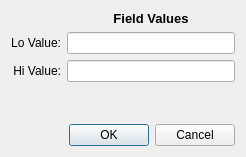
<?xml version="1.0" encoding="UTF-8"?>
<ui version="4.0">
 <class>fieldDialog</class>
 <widget class="QDialog" name="fieldDialog">
  <property name="windowModality">
   <enum>Qt::WindowModal</enum>
  </property>
  <property name="geometry">
   <rect>
    <x>0</x>
    <y>0</y>
    <width>246</width>
    <height>157</height>
   </rect>
  </property>
  <property name="focusPolicy">
   <enum>Qt::TabFocus</enum>
  </property>
  <property name="windowTitle">
   <string>Field Options</string>
  </property>
  <layout class="QVBoxLayout" name="verticalLayout_2">
   <item>
    <layout class="QHBoxLayout" name="horizontalLayout">
     <item>
      <layout class="QVBoxLayout" name="verticalLayout">
       <item>
        <layout class="QGridLayout">
         <item row="1" column="0">
          <widget class="QLabel" name="min_label">
           <property name="text">
            <string>Lo Value:</string>
           </property>
           <property name="alignment">
            <set>Qt::AlignRight|Qt::AlignTrailing|Qt::AlignVCenter</set>
           </property>
          </widget>
         </item>
         <item row="2" column="0">
          <widget class="QLabel" name="max_label">
           <property name="text">
            <string>Hi Value:</string>
           </property>
           <property name="alignment">
            <set>Qt::AlignRight|Qt::AlignTrailing|Qt::AlignVCenter</set>
           </property>
          </widget>
         </item>
         <item row="1" column="2">
          <widget class="QLineEdit" name="loVal_LE"/>
         </item>
         <item row="2" column="2">
          <widget class="QLineEdit" name="hiVal_LE"/>
         </item>
         <item row="0" column="2">
          <widget class="QLabel" name="label_3">
           <property name="font">
            <font>
             <pointsize>10</pointsize>
             <weight>75</weight>
             <bold>true</bold>
            </font>
           </property>
           <property name="text">
            <string>Field Values</string>
           </property>
           <property name="alignment">
            <set>Qt::AlignCenter</set>
           </property>
          </widget>
         </item>
        </layout>
       </item>
       <item>
        <spacer name="verticalSpacer">
         <property name="orientation">
          <enum>Qt::Vertical</enum>
         </property>
         <property name="sizeHint" stdset="0">
          <size>
           <width>20</width>
           <height>40</height>
          </size>
         </property>
        </spacer>
       </item>
       <item>
        <widget class="QDialogButtonBox" name="buttonBox">
         <property name="orientation">
          <enum>Qt::Horizontal</enum>
         </property>
         <property name="standardButtons">
          <set>QDialogButtonBox::Cancel|QDialogButtonBox::Ok</set>
         </property>
        </widget>
       </item>
      </layout>
     </item>
    </layout>
   </item>
  </layout>
 </widget>
 <resources/>
 <connections>
  <connection>
   <sender>buttonBox</sender>
   <signal>accepted()</signal>
   <receiver>fieldDialog</receiver>
   <slot>accept()</slot>
   <hints>
    <hint type="sourcelabel">
     <x>248</x>
     <y>254</y>
    </hint>
    <hint type="destinationlabel">
     <x>157</x>
     <y>274</y>
    </hint>
   </hints>
  </connection>
  <connection>
   <sender>buttonBox</sender>
   <signal>rejected()</signal>
   <receiver>fieldDialog</receiver>
   <slot>reject()</slot>
   <hints>
    <hint type="sourcelabel">
     <x>316</x>
     <y>260</y>
    </hint>
    <hint type="destinationlabel">
     <x>286</x>
     <y>274</y>
    </hint>
   </hints>
  </connection>
 </connections>
</ui>
